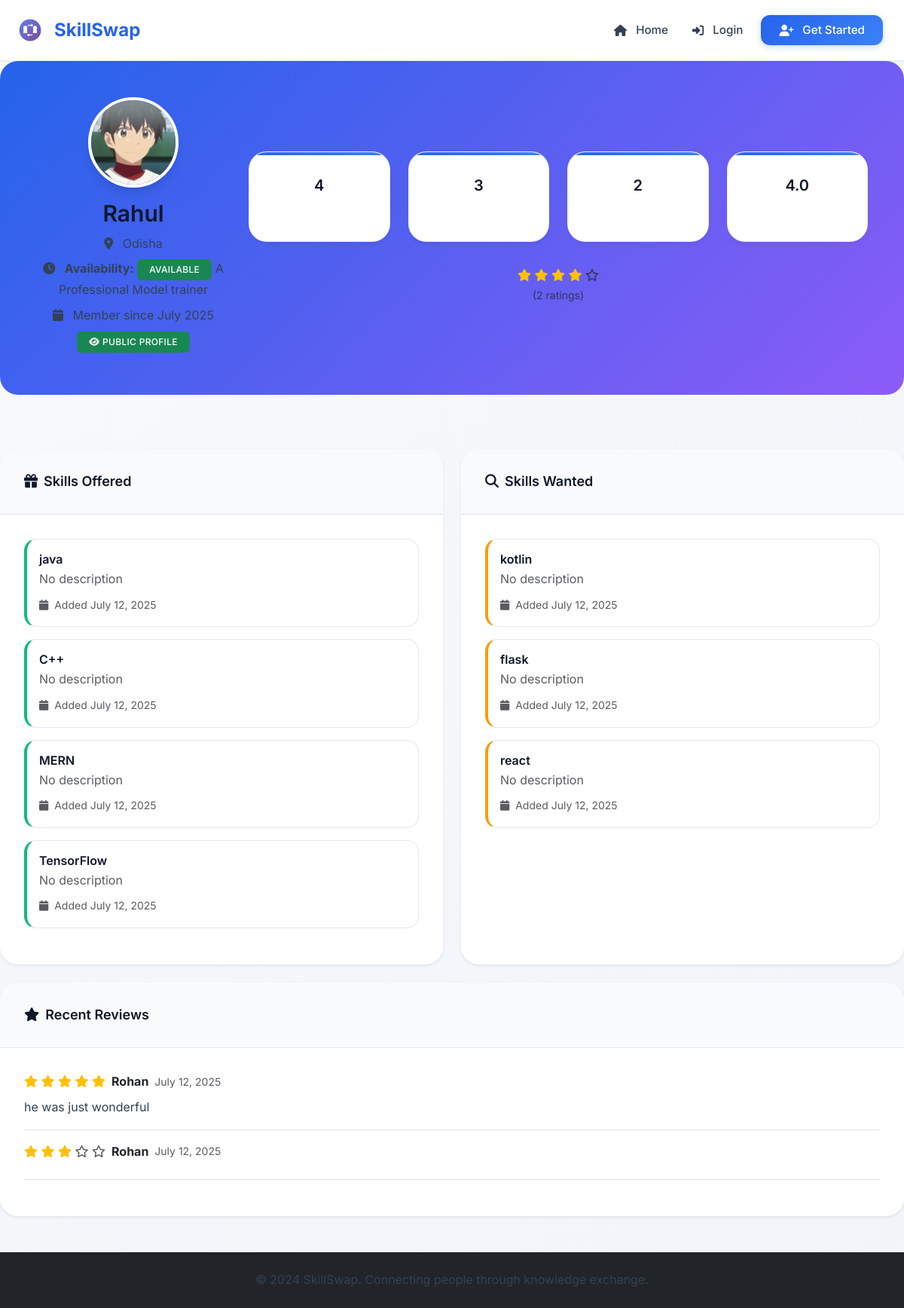
/view_profile/5, run on the app's committed database.
### tables this page shows
CREATE TABLE users (
            id INTEGER PRIMARY KEY AUTOINCREMENT,
            email TEXT UNIQUE NOT NULL,
            password_hash TEXT NOT NULL,
            name TEXT NOT NULL,
            location TEXT,
            profile_photo TEXT,
            availability TEXT,
            is_public INTEGER DEFAULT 1,
            is_admin INTEGER DEFAULT 0,
            is_banned INTEGER DEFAULT 0,
            created_at TIMESTAMP DEFAULT CURRENT_TIMESTAMP
        , bio TEXT, is_under_supervision INTEGER DEFAULT 0, availability_start TEXT, availability_end TEXT);

CREATE TABLE skills (
            id INTEGER PRIMARY KEY AUTOINCREMENT,
            user_id INTEGER,
            skill_name TEXT NOT NULL,
            skill_type TEXT NOT NULL, -- 'offered' or 'wanted'
            description TEXT,
            is_approved INTEGER DEFAULT 1,
            created_at TIMESTAMP DEFAULT CURRENT_TIMESTAMP, is_rejected INTEGER DEFAULT 0, rejection_reason TEXT, rejected_at TIMESTAMP,
            FOREIGN KEY (user_id) REFERENCES users (id)
        );

CREATE TABLE ratings (
            id INTEGER PRIMARY KEY AUTOINCREMENT,
            swap_request_id INTEGER,
            rater_id INTEGER,
            rated_id INTEGER,
            rating INTEGER CHECK(rating >= 1 AND rating <= 5),
            feedback TEXT,
            created_at TIMESTAMP DEFAULT CURRENT_TIMESTAMP,
            FOREIGN KEY (swap_request_id) REFERENCES swap_requests (id),
            FOREIGN KEY (rater_id) REFERENCES users (id),
            FOREIGN KEY (rated_id) REFERENCES users (id)
        );

### skill_swap_app.py (the view)
@app.route('/view_profile/<int:user_id>')
def view_profile(user_id):
    conn = get_db()
    user = conn.execute('SELECT * FROM users WHERE id = ? AND is_public = 1 AND is_banned = 0', (user_id,)).fetchone()
    if not user:
        flash('Profile not found or not available.', 'error')
        return redirect(url_for('index'))
    offered_skills = conn.execute('''
        SELECT * FROM skills WHERE user_id = ? AND skill_type = 'offered' AND is_approved = 1
    ''', (user_id,)).fetchall()
    wanted_skills = conn.execute('''
        SELECT * FROM skills WHERE user_id = ? AND skill_type = 'wanted' AND is_approved = 1
    ''', (user_id,)).fetchall()
    completed_swaps = conn.execute('''
        SELECT COUNT(*) as count FROM swap_requests
        WHERE (requester_id = ? OR provider_id = ?) AND status = 'accepted'
    ''', (user_id, user_id)).fetchone()['count']
    avg_rating = conn.execute('''
        SELECT AVG(rating) as avg_rating, COUNT(*) as total_ratings
        FROM ratings WHERE rated_id = ?
    ''', (user_id,)).fetchone()
    recent_reviews = conn.execute('''
        SELECT r.*, u.name as reviewer_name
        FROM ratings r
        JOIN users u ON r.rater_id = u.id
        WHERE r.rated_id = ?
        ORDER BY r.created_at DESC
        LIMIT 5
    ''', (user_id,)).fetchall()
    can_request = False
    if 'user_id' in session and session['user_id'] != user_id:
        user_offered_skills = conn.execute('''
            SELECT COUNT(*) as count FROM skills
            WHERE user_id = ? AND skill_type = 'offered' AND is_approved = 1
        ''', (session['user_id'],)).fetchone()['count']
        can_request = user_offered_skills > 0
    conn.close()
    user = convert_row_datetimes(user)
    offered_skills = convert_rows_datetimes(offered_skills)
    wanted_skills = convert_rows_datetimes(wanted_skills)
    recent_reviews = convert_rows_datetimes(recent_reviews)
    stats = {
        'offered_skills': len(offered_skills),
        'wanted_skills': len(wanted_skills),
        'completed_swaps': completed_swaps,
        'avg_rating': avg_rating['avg_rating'] or 0,
        'total_ratings': avg_rating['total_ratings'] or 0,
        'has_rating': avg_rating['total_ratings'] > 0
    }
    return render_template('view_profile.html',
                         user=user,
                         offered_skills=offered_skills,
                         wanted_skills=wanted_skills,
                         stats=stats,
                         recent_reviews=recent_reviews,
                         can_request=can_request)

### skill_swap_app.py (called while the page is built, shortened)
def parse_datetime(timestamp_str):
    if timestamp_str is None:
        return None
    try:
        if 'T' in timestamp_str:
            return datetime.fromisoformat(timestamp_str.replace('Z', '+00:00'))
        else:
            return datetime.strptime(timestamp_str, '%Y-%m-%d %H:%M:%S')
    except:
        return None

def convert_row_datetimes(row):
    if row is None:
        return None
    if hasattr(row, 'keys'):
        row_dict = dict(row)
    else:
        row_dict = row
    timestamp_fields = ['created_at', 'updated_at', 'rejected_at']
    for field in timestamp_fields:
        if field in row_dict and row_dict[field]:
            row_dict[field] = parse_datetime(row_dict[field])
    return row_dict

def convert_rows_datetimes(rows):
    if not rows:
        return []
    return [convert_row_datetimes(row) for row in rows]

def get_db():
    conn = sqlite3.connect('skill_swap.db')
    conn.row_factory = sqlite3.Row
    return conn

@app.context_processor
def inject_unread_notifications():
    return {'unread_notifications': 0}

@app.context_processor
def inject_helpers():
    return {'get_user_by_id': get_user_by_id}

### templates/view_profile.html (shortened to what this page needs)
{% extends "base.html" %}
{% block content %}
<div class="row mb-4">
    <div class="col-12">
        <div class="profile-header">
            <div class="row align-items-center">
                <div class="col-md-3 text-center">
                    <div class="position-relative d-inline-block">
                        {% if user.profile_photo %}
                            <img src="{{ url_for('static', filename='uploads/' + user.profile_photo) }}"
                                 alt="{{ user.name }}" class="profile-avatar mb-3">
                        {% else %}
                            <img src="{{ url_for('static', filename='images/default-avatar.png') }}"
                                 alt="{{ user.name }}" class="profile-avatar mb-3">
                        {% endif %}
                    </div>
                    <h2 class="mb-2">{{ user.name }}</h2>
                    <p class="mb-2">
                        <i class="fas fa-map-marker-alt me-2"></i>
                        {{ user.location or 'Location not specified' }}
                    </p>
                    <p class="mb-2">
                        <i class="fas fa-clock me-2"></i>
                        <strong>Availability:</strong>
                        {% if user.availability %}
                            <span class="badge bg-success">Available</span> {{ user.availability }}
                        {% else %}
                            <span class="badge bg-secondary">Not Available</span>
                        {% endif %}
                    </p>
                    <p class="mb-2">
                        <i class="fas fa-calendar me-2"></i>
                        Member since {{ user.created_at.strftime('%B %Y') }}
                    </p>
                    <div class="mb-2">
                        <span class="badge bg-{{ 'success' if user.is_public else 'secondary' }}">
                            <i class="fas fa-{{ 'eye' if user.is_public else 'eye-slash' }} me-1"></i>
                            {{ 'Public Profile' if user.is_public else 'Private Profile' }}
                        </span>
                    </div>
                </div>
                <div class="col-md-9">
                    <div class="row text-center">
                        <div class="col-md-3 mb-3">
                            <div class="stats-card">
                                <h4 class="mb-1">{{ stats.offered_skills }}</h4>
                                <small>Skills Offered</small>
                            </div>
                        </div>
                        <div class="col-md-3 mb-3">
                            <div class="stats-card">
                                <h4 class="mb-1">{{ stats.wanted_skills }}</h4>
                                <small>Skills Wanted</small>
                            </div>
                        </div>
                        <div class="col-md-3 mb-3">
                            <div class="stats-card">
                                <h4 class="mb-1">{{ stats.completed_swaps }}</h4>
                                <small>Completed Swaps</small>
                            </div>
                        </div>
                        <div class="col-md-3 mb-3">
                            <div class="stats-card">
                                {% if stats.has_rating %}
                                    <h4 class="mb-1">{{ stats.avg_rating|round(1) }}</h4>
                                    <small>Avg Rating</small>
                                {% else %}
                                    <h4 class="mb-1 text-muted">Unrated</h4>
                                    <small>No ratings yet</small>
                                {% endif %}
                            </div>
                        </div>
                    </div>
                    {% if stats.has_rating %}
                    <div class="text-center mt-3">
                        <div class="rating-stars">
                            {% for i in range(5) %}
                                {% if i < stats.avg_rating %}
                                    <i class="fas fa-star text-warning"></i>
                                {% else %}
                                    <i class="far fa-star text-muted"></i>
                                {% endif %}
                            {% endfor %}
                        </div>
                        <small class="text-muted">({{ stats.total_ratings }} ratings)</small>
                    </div>
                    {% endif %}
                </div>
            </div>
        </div>
    </div>
</div>
<div class="row mb-4">
    <div class="col-md-6">
        <div class="card border-0 shadow-sm h-100">
            <div class="card-header">
                <h5 class="mb-0">
                    <i class="fas fa-gift me-2"></i>Skills Offered
                </h5>
            </div>
            <div class="card-body">
                {% if offered_skills %}
                    {% for skill in offered_skills %}
                    <div class="skill-card offered p-3 mb-3">
                        <h6 class="mb-1">{{ skill.skill_name }}</h6>
                        <p class="text-muted mb-2">{{ skill.description or 'No description' }}</p>
                        <small class="text-muted">
                            <i class="fas fa-calendar me-1"></i>
                            Added {{ skill.created_at.strftime('%B %d, %Y') }}
                        </small>
                    </div>
                    {% endfor %}
                {% else %}
                    <div class="text-center text-muted py-4">
                        <i class="fas fa-gift fa-3x mb-3"></i>
                        <p>No skills offered yet</p>
                    </div>
                {% endif %}
            </div>
        </div>
    </div>
    <div class="col-md-6">
        <div class="card border-0 shadow-sm h-100">
            <div class="card-header">
                <h5 class="mb-0">
                    <i class="fas fa-search me-2"></i>Skills Wanted
                </h5>
            </div>
            <div class="card-body">
                {% if wanted_skills %}
                    {% for skill in wanted_skills %}
                    <div class="skill-card wanted p-3 mb-3">
                        <h6 class="mb-1">{{ skill.skill_name }}</h6>
                        <p class="text-muted mb-2">{{ skill.description or 'No description' }}</p>
                        <small class="text-muted">
                            <i class="fas fa-calendar me-1"></i>
                            Added {{ skill.created_at.strftime('%B %d, %Y') }}
                        </small>
                    </div>
                    {% endfor %}
                {% else %}
                    <div class="text-center text-muted py-4">
                        <i class="fas fa-search fa-3x mb-3"></i>
                        <p>No skills wanted yet</p>
                    </div>
                {% endif %}
            </div>
        </div>
    </div>
</div>
{% if recent_reviews %}
<div class="row mb-4">
    <div class="col-12">
        <div class="card border-0 shadow-sm">
            <div class="card-header">
                <h5 class="mb-0">
                    <i class="fas fa-star me-2"></i>Recent Reviews
                </h5>
            </div>
            <div class="card-body">
                {% for review in recent_reviews %}
                <div class="review-item border-bottom pb-3 mb-3">
                    <div class="d-flex justify-content-between align-items-start">
                        <div>
                            <div class="d-flex align-items-center mb-2">
                                <div class="rating-stars me-2">
                                    {% for i in range(5) %}
                                        {% if i < review.rating %}
                                            <i class="fas fa-star text-warning"></i>
                                        {% else %}
                                            <i class="far fa-star text-muted"></i>
                                        {% endif %}
                                    {% endfor %}
                                </div>
                                <strong>{{ review.reviewer_name }}</strong>
                                <small class="text-muted ms-2">
                                    {{ review.created_at.strftime('%B %d, %Y') }}
                                </small>
                            </div>
                            {% if review.feedback %}
                            <p class="mb-0">{{ review.feedback }}</p>
                            {% endif %}
                        </div>
                    </div>
                </div>
                {% endfor %}
            </div>
        </div>
    </div>
</div>
{% endif %}
{% endblock %}

### data on the page
users: profile_photo (picture), name "Rahul", location "Odisha", availability "A Professional Model trainer", is_public "PUBLIC PROFILE"
skills: skill_name "java", description "No description", created_at "July 12, 2025"
skills: skill_name "C++", description "No description", created_at "July 12, 2025"
skills: skill_name "MERN", description "No description", created_at "July 12, 2025"
skills: skill_name "TensorFlow", description "No description", created_at "July 12, 2025"
skills: skill_name "kotlin", description "No description", created_at "July 12, 2025"
skills: skill_name "flask", description "No description", created_at "July 12, 2025"
skills: skill_name "react", description "No description", created_at "July 12, 2025"
ratings: rating 5 (drawn), reviewer_name "Rohan", created_at "July 12, 2025", feedback "he was just wonderful"
ratings: rating 3 (drawn), reviewer_name "Rohan", created_at "July 12, 2025"

### other printed values
{{ user.created_at.strftime('%B %Y') }} "July 2025"
{{ stats.offered_skills }} "4"
{{ stats.wanted_skills }} "3"
{{ stats.completed_swaps }} "2"
{{ stats.avg_rating|round(1) }} "4.0"
{{ stats.total_ratings }} "2"
